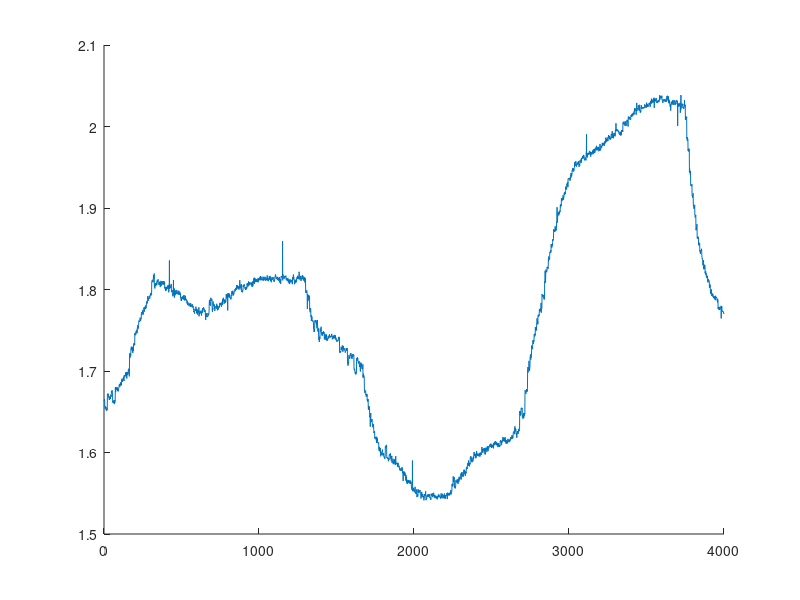

Write MATLAB code to recreate this figure. (Note: this script raises an error after producing the figure.)
%% EyeTrace Details
% Eye Trace plot from EventTimeMatrix 
% Event Time Data Will Save in current Folder
% Written by Elias Esmaeilzadeh (V.M. Lab)(EliasEsmaeilzadeh@mail.um.ac.ir)
% Thanks to Seyed Javad Saghravanian (V.M. Lab)(saghravanian@mail.um.ac.ir)

% Version 1  10/25/2021

%% import data
X_EyeSignal = importdata ('D_X_EyeSignal.mat');
Y_EyeSignal = importdata ('D_Y_EyeSignal.mat');
EventTimeMatrix = importdata ('EventTimeMatrix.mat');
PD_Time = importdata ('PD_Time.mat');
%% Pre-allocation
X_Vector = NaN(1,1);
Y_Vector = NaN(1,1);
TrialNum=1;
FirstPD=1;
FirstTargetTime=NaN;
A=NaN;
%% PD 1st Time Alignment
while TrialNum <= length(EventTimeMatrix)
    if ~isnan (EventTimeMatrix(7,TrialNum))
        FirstTargetTime = floor(EventTimeMatrix(7,TrialNum));
        break
    end
    TrialNum=TrialNum+1;
end
%[row, column] = find (PD_Time==1);
while FirstPD <= length(PD_Time)
    if PD_Time(FirstPD) == 1
        break
    end
    FirstPD=FirstPD+1;
end

Difference= FirstPD - FirstTargetTime;
%% Main
figure('Name','Eye Trace X','NumberTitle','off');
% ax= subplot(2,1,1);
hold on
TrialNum=1;
while TrialNum <=  length(EventTimeMatrix)
    if EventTimeMatrix(13,TrialNum) == 1
        TrialTime = floor(EventTimeMatrix(7,TrialNum))+ Difference ;
        ii=1;
        for ii = ii:1700
            T = find (PD_Time(TrialTime + ii-1000) ==1);
            if T == 1
                A = TrialTime;
                aa=1;
                for aa= aa:4000
                    X_Vector(aa) = X_EyeSignal(A+aa-1000);
                end
                break
            end
        end
        
        plot(X_Vector);
        xline(1000);
        ylim([1,3]);
        
        
    end
    TrialNum=TrialNum+1;
end

hold off
figure('Name','Eye Trace Y','NumberTitle','off');
% ax= subplot(2,1,2);
hold on
TrialNum=1;
while TrialNum <=  length(EventTimeMatrix)
    if EventTimeMatrix(13,TrialNum) == 1 %&& EventTimeMatrix(2,m)== 5
        TrialTime = floor(EventTimeMatrix(7,TrialNum))+ Difference;
        ii=1;
        for ii = ii:1700
            T = find (PD_Time(TrialTime + ii-1000) ==1);
            if T == 1
                A = TrialTime;
                aa=1;
                for aa= aa:4000
                    Y_Vector(aa) = Y_EyeSignal(A+aa-1000);
                end
                break
            end
        end
        
        plot(Y_Vector);
        xline(1000);
        ylim([1,3]);
    end
    TrialNum=TrialNum+1;
end



